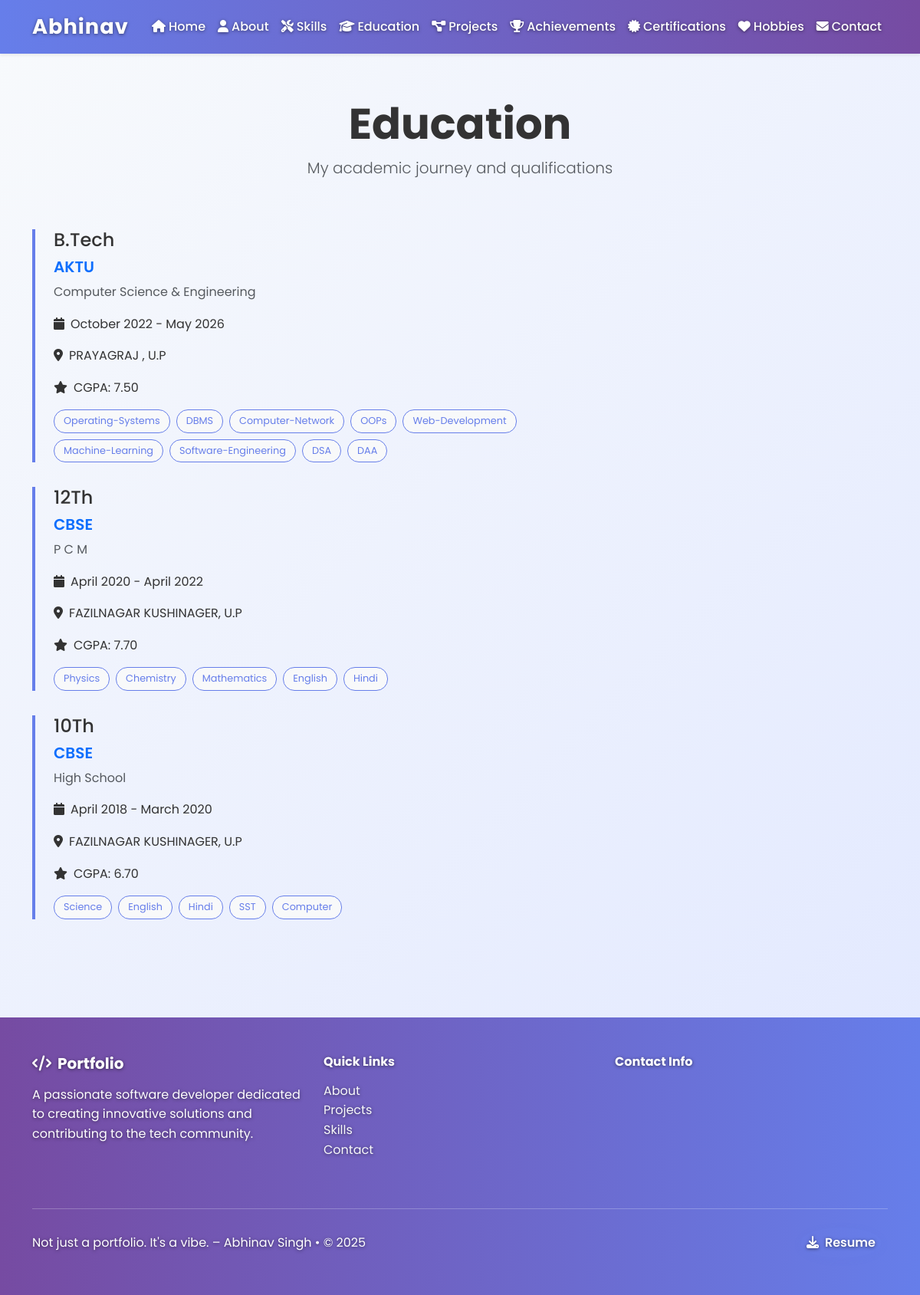
The app's page /education/ with its own data.
### main/models.py (models this page shows, shortened)
class Education(models.Model):
    institution = models.CharField(max_length=200)
    degree = models.CharField(max_length=200)
    field_of_study = models.CharField(max_length=200)
    start_date = models.DateField()
    end_date = models.DateField(null=True, blank=True)
    cgpa = models.DecimalField(max_digits=4, decimal_places=2, null=True, blank=True)
    location = models.CharField(max_length=100)
    key_coursework = models.TextField(help_text="Enter key coursework separated by commas")
    order = models.IntegerField(default=0)
    class Meta:
        ordering = ['-end_date', '-start_date']

### main/views.py (the view)
# urls.py: path('education/', views.education, name='education'),
def education(request):
    education_list = Education.objects.all()
    context = {
        'education_list': education_list,
    }
    return render(request, 'main/education.html', context)

### templates/main/education.html (shortened to what this page needs)
{% extends 'base.html' %}
{% load static %}
{% block content %}
<section class="py-5">
    <div class="container">
        <div class="row">
            <div class="col-12 text-center mb-5">
                <h1 class="display-4 fw-bold">Education</h1>
                <p class="lead text-muted">My academic journey and qualifications</p>
            </div>
        </div>
        {% if education_list %}
            {% for education in education_list %}
                <div class="education-card">
                    <div class="row">
                        <div class="col-lg-8">
                            <h4>{{ education.degree }}</h4>
                            <h5 class="text-primary">{{ education.institution }}</h5>
                            <p class="text-muted">{{ education.field_of_study }}</p>
                            <p><i class="fas fa-calendar me-2"></i>{{ education.start_date|date:"F Y" }} - {% if education.end_date %}{{ education.end_date|date:"F Y" }}{% else %}Present{% endif %}</p>
                            <p><i class="fas fa-map-marker-alt me-2"></i>{{ education.location }}</p>
                            {% if education.cgpa %}
                                <p><i class="fas fa-star me-2"></i>CGPA: {{ education.cgpa }}</p>
                            {% endif %}
                            {% if education.key_coursework %}
                                <div class="coursework-tags">
                                    {% for course in education.key_coursework.split %}
                                        <span class="coursework-tag">{{ course }}</span>
                                    {% endfor %}
                                </div>
                            {% endif %}
                        </div>
                    </div>
                </div>
            {% endfor %}
        {% endif %}
    </div>
</section>
{% endblock %}

### static/css/style.css (style rules this page uses)
* { margin: 0; padding: 0; box-sizing: border-box; }
html, body { height: 100%; }
body { font-family: 'Poppins', sans-serif; line-height: 1.6; color: #333; background: linear-gradient(135deg, #f8fafc 0%, #e0e7ff 100%); display: flex; flex-direction: column; min-height: 100vh; overflow-x: hidden; }
.education-card { border-left: 4px solid #667eea; padding-left: 1.5rem; margin-bottom: 2rem; }
.education-card h5 { color: #667eea; font-weight: 600; }
.coursework-tags { display: flex; flex-wrap: wrap; gap: 0.5rem; margin-top: 1rem; }
.coursework-tag { background: #f8f9fa; color: #667eea; padding: 0.25rem 0.75rem; border-radius: 15px; font-size: 0.8rem; border: 1px solid #667eea; }
html { scroll-behavior: smooth; }
section, .main-content>div { padding-top: 2.5rem; padding-bottom: 2.5rem; }

### templates/base.html (style rules this page uses)
html, body { height: 100%; }
body { min-height: 100vh; }

### records on screen
Education: degree "B.Tech", institution "AKTU", field_of_study "Computer Science & Engineering", start_date "October 2022", end_date "May 2026", location "PRAYAGRAJ , U.P", cgpa "7.50", split "Operating-Systems" "DBMS" "Computer-Network" "OOPs" "Web-Development" "Machine-Learning" "Software-Engineering" "DSA" "DAA"
Education: degree "12Th", institution "CBSE", field_of_study "P C M", start_date "April 2020", end_date "April 2022", location "FAZILNAGAR KUSHINAGER, U.P", cgpa "7.70", split "Physics" "Chemistry" "Mathematics" "English" "Hindi"
Education: degree "10Th", institution "CBSE", field_of_study "High School", start_date "April 2018", end_date "March 2020", location "FAZILNAGAR KUSHINAGER, U.P", cgpa "6.70", split "Science" "English" "Hindi" "SST" "Computer"
